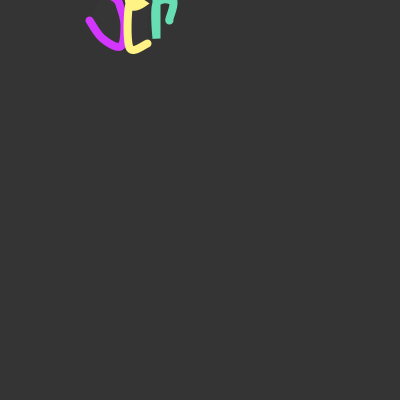
Frame 1 (no input)
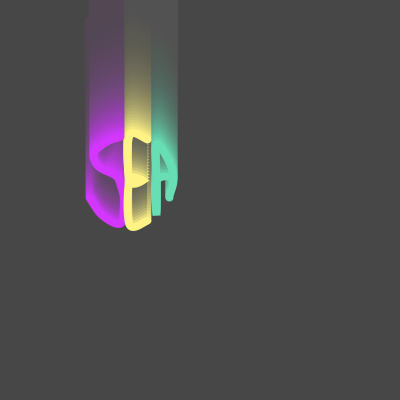
Frame 60 (the mouse pressed at the canvas centre just before this capture)
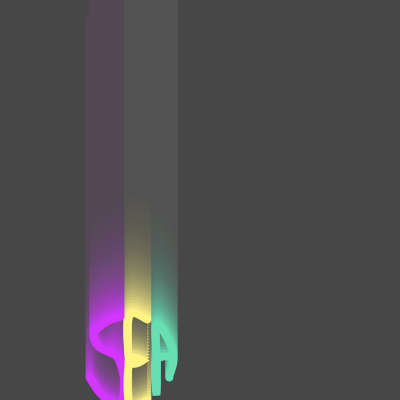
Frame 120 (the mouse held since frame 60 and released just before this capture)

The Processing sketch that drew these frames (run headless with seeded random() and noise(); from frame 60 on, the mouse is pressed at the canvas centre):

// Processing sketch: processing_68803
// ── processing_68803.pde

//Sarah Anderson, seanders
//HW3
//Copyright Sarah Anderson CMU 2012 All Rights Reserved

float x,y, di; //4 float variables
//setup happens first and only once, sets the stage
void setup() //all function calls must be inside braces
{
size(400,400); //must be the first setup call 
smooth();
fill(200, 0, 0);
background(50);
x=random(200); //taken from class notes
y=0;
di=random(50,200); //diameter of ellipse
 
noFill();
strokeWeight(2);
stroke(255);
 
//bouding circle
ellipseMode(CENTER);
//frameRate(10);
}

void draw()
{
 
  //background(50);
  noStroke();
  fill(80,20);
  rect(0,0,width,height);
  y=y+3;
  if(y>height)
  {
    y=0;
    x=random(400);
    di=random(50,200);
    x=x+3;
    //background(50);
    
  }
//x=mouseX;
//y=mouseY;
//ellipse(x,y, di, di); //taken from class notes
 

//connect the dots
strokeWeight(8);
// letter S
stroke(211,54,255);
beginShape();
  curveVertex(x-(di*0.05), y-(di*0.55)); //control point
  curveVertex(x-(di*0.1), y-(di*0.49));
  curveVertex(x-(di*0.2), y-(di*0.45));
  curveVertex(x-(di*0.3), y-(di*0.4));
  curveVertex(x-(di*0.4), y-(di*0.3));
  curveVertex(x-(di*0.35), y-(di*0.15));
  curveVertex(x-(di*0.15), y-(di*0.05));
  curveVertex(x-(di*0.1), y+(di*0.05));
  curveVertex(x-(di*0.05), y+(di*0.25));
  curveVertex(x-(di*0.1), y+(di*0.49));
  curveVertex(x-(di*0.3), y+(di*0.4));
  curveVertex(x-(di*0.45), y+(di*0.2));
  curveVertex(x-(di*0.5),y+(di*0.1)); //control point
endShape();
 
//letter E
stroke(255,243,134);
beginShape();
  curveVertex(x+(di*0.35), y-(di*0.35)); //control point
  curveVertex(x+(di*0.2), y-(di*0.45));
  curveVertex(x, y-(di*0.5));
  curveVertex(x,y);
  curveVertex(x+(di*0.15),y);
  curveVertex(x,y);
  curveVertex(x, y+(di*0.5));
  curveVertex(x+(di*0.2), y+(di*0.45));
  curveVertex(x+(di*0.35), y+(di*0.35));  //control point
endShape();
 
//letter A
stroke(103,222,179);
beginShape();
  curveVertex(x+(di*0.6),y); //control point
  curveVertex(x+(di*0.45),y+(di*0.2));
  curveVertex(x+(di*0.5), y);
  curveVertex(x+(di*0.45), y-(di*0.2));
  curveVertex(x+(di*0.3), y-(di*.40));
  curveVertex(x+(di*0.3), y);
  curveVertex(x+(di*0.3), y+(di*0.4));
  curveVertex(x+(di*0.3), y);
  curveVertex(x+(di*0.5), y);
  curveVertex(x+(di*0.35), y+(di*0.35)); //control point
endShape();
}

void keyPressed()
{
  di=random(50,200);
  x=random(400);
 y=random(400); 
}
